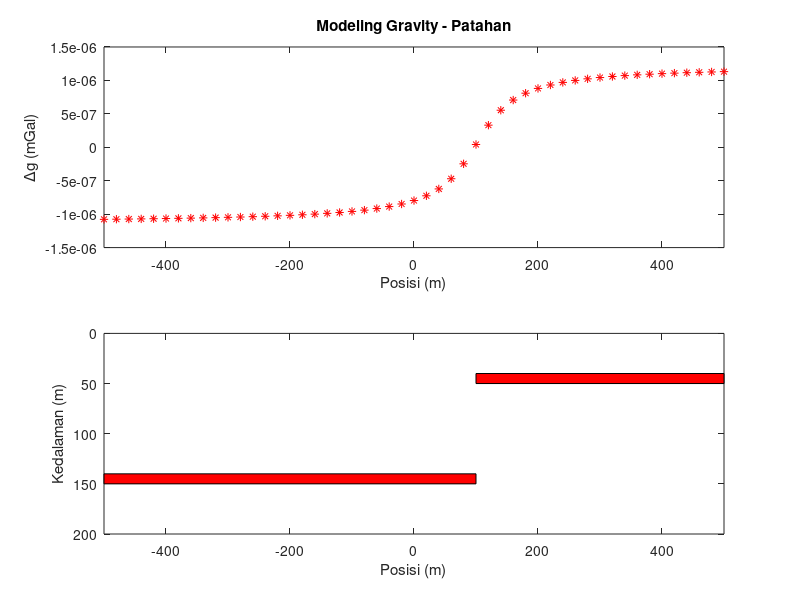

The MATLAB script that drew this image:
%Modul Praktikum GP2103 Metode Komputasi, 
%Program Studi Teknik Geofisika, Universitas Pertamina
%Oleh: Hardianto Rizky Prabusetyo dan Mohammad Heriyanto

%Website: https://osf.io/5tfvq/
%Link Kode: https://github.com/Metkom/Kode-Praktikum-GP2103-Metode-Komputasi
%DOI: 10.17605/OSF.IO/5TFVQ
%@ Oktober 2017

clear; close; clc;
% Parameter model
t=10;
z1=50; z2=150;
x0=100;
rho=1;
x=-500:20:500;
G=6.67*10e-11;
v=2*G*rho*t;
% Persamaan forward modeling
for i=1:length(x)
    g(i)=pi+(atand((x(i)-x0)/z1))-(atan((x(i)-x0)/z2));
end
gg=v.*g;

% Plot data dan model bawah permukaan
figure
subplot(2,1,1)
plot(x,gg,'*r') % plot data
xlabel('Posisi (m)')
ylabel('\Deltag (mGal)')
title('Modeling Gravity - Patahan')
xlim ([-500 500])

subplot(2,1,2)
x1=[-500 -500 x0 x0];
y1=[z2 z2-t z2-t z2];
fill(x1,y1,'r') % plot model 1
hold on
x2=[x0 x0 500 500];
y2=[z1 z1-t z1-t z1];
fill(x2,y2,'r') % plot model 2
axis([-500 500 0 200])
xlabel('Posisi (m)')
ylabel('Kedalaman (m)')
set(gca,'Ydir','Reverse') % membalikkan sumbu y
